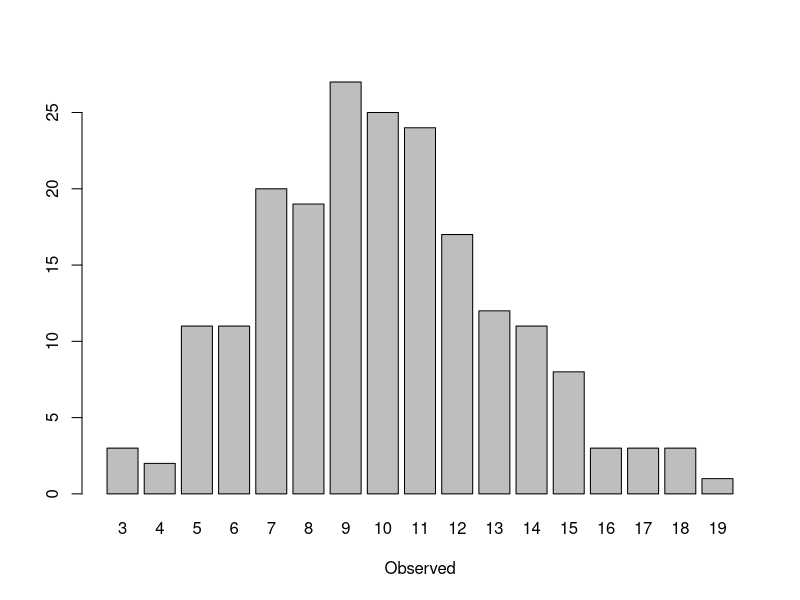

This chart was generated by the following R code:
## ----------------------------------------------------------------------
## Author   : Josep Vela - <jv@actioadfuturum.com>
## Subject  : Test R from Emacs
## Revision : $Id: test01.r, v 1.4 2014/06/09 09:48:S jva $
## ----------------------------------------------------------------------

x <- rpois(200, lambda=10)

xtab <- table(x)

barplot(xtab, xlab = "Observed")

## help URLs
## http://www.stat.cmu.edu/~hseltman/Rclass/R1.R
## http://www.rexamples.com/11/Filtering%20data
## http://google-styleguide.googlecode.com/svn/trunk/Rguide.xml

## tst GIT and push
## coemntaris GIT
